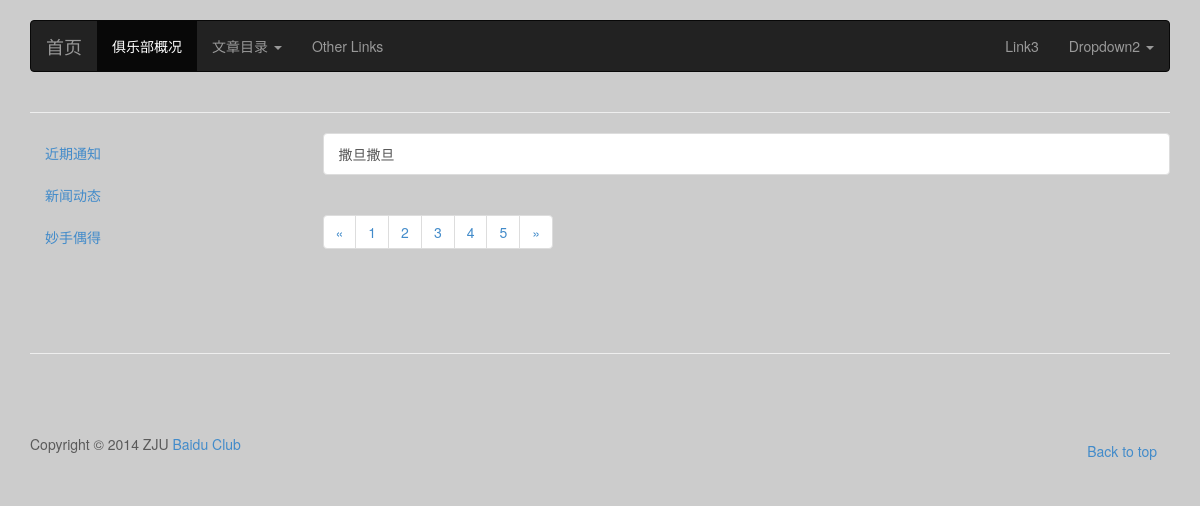
The page /index.php/welcome/category/1 on the database as committed earlier.
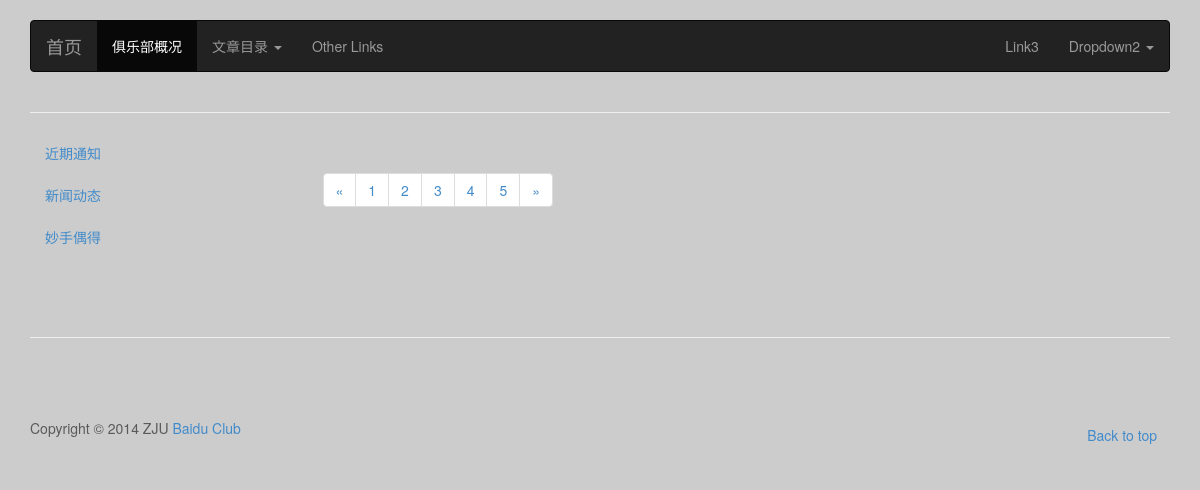
The same page on the database as committed later.
### tables this page shows
CREATE TABLE IF NOT EXISTS `tb_category` (
  `id` int(10) NOT NULL AUTO_INCREMENT,
  `name` varchar(100) DEFAULT NULL COMMENT '类别名称',
  `article_num` int(10) NOT NULL DEFAULT '0' COMMENT '文章数',
  `display` tinyint(4) NOT NULL DEFAULT '0' COMMENT '是否在首页出现',
  PRIMARY KEY (`id`)
);

CREATE TABLE IF NOT EXISTS `tb_article` (
  `id` int(10) NOT NULL AUTO_INCREMENT,
  `category_id` int(10) NOT NULL DEFAULT '0' COMMENT '文章类别ID',
  `title` varchar(100) DEFAULT NULL,
  `author` varchar(20) DEFAULT NULL,
  `content` text,
  `datetime` datetime NOT NULL DEFAULT CURRENT_TIMESTAMP COMMENT '发表时间',
  PRIMARY KEY (`id`)
);

### application/controllers/welcome.php (called while the page is built, shortened)
<?php if ( ! defined('BASEPATH')) exit('No direct script access allowed');
class Welcome extends CI_Controller {
	function __construct(){
		$this->load->model('cms_model', 'm_cms');
		$this->load->helper('url');
	}
	function load_view($page, $data = NULL){
		$this->load->view('header', $data);
		$this->load->view($page);
		$this->load->view('footer');
	}
	public function category($category_id){
		$category_id = (int)$category_id;
		$data['category'] = $this->m_cms->get_category();
		$data['article'] = $this->m_cms->get_article(array('category_id' => $category_id));
		$this->load_view('category', $data);
	}
}

### index.php (called while the page is built, shortened)
<?php
require_once BASEPATH.'core/CodeIgniter.php';

### application/models/cms_model.php (called while the page is built, shortened)
<?php
class Cms_model extends CI_Model {
	function get_category($condition = array()){
		$where = array();
		$query = $this->db->get_where('tb_category', $where);
		return $query;
	}
	function get_article($condition = array()){
		$where = array();
		$this->db->order_by('id', 'desc');
		if(isset($condition['category_id']))
			$where['category_id'] = (int)$condition['category_id'];
		$query = $this->db->get_where('tb_article', $where);
		return $query;
	}
}

### application/views/category.php (the view)
<div class="container">
	<hr>
	<div class="row">
		<div class="col-md-3">
			<?php $result = $category->result(); ?>
			<ul class="nav nav-pills nav-stacked">
				<?php foreach ($result as $key => $row): ?>
				<li><a href="<?=site_url('welcome/category/'.$row->id)?>"><?=$row->name?></a></li>
				<?php endforeach; ?>
			</ul>
		</div>
		<div class="col-md-9">
			<?php $result = $article->result(); ?>
<div class="list-group">
	<?php foreach ($result as $key => $row): ?>
	<a href="<?=site_url('welcome/article/'.$row->id)?>" class="list-group-item"><?=$row->title?></a>
	<?php endforeach; ?>
</div>
<ul class="pagination">
	<li><a href="#">&laquo;</a></li>
	<li><a href="#">1</a></li>
	<li><a href="#">2</a></li>
	<li><a href="#">3</a></li>
	<li><a href="#">4</a></li>
	<li><a href="#">5</a></li>
	<li><a href="#">&raquo;</a></li>
</ul>
		</div>
	</div>
	<hr class="featurette-divider">
</div>

Rows that differ between the two databases and show on the page:
removed tb_article: title "撒旦撒旦"
